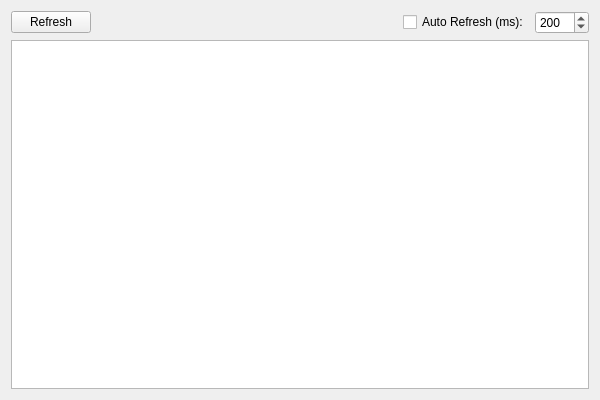
<?xml version="1.0" encoding="UTF-8"?>
<ui version="4.0">
 <class>MonitoringTabClass</class>
 <widget class="QWidget" name="MonitoringTabClass">
  <property name="geometry">
   <rect>
    <x>0</x>
    <y>0</y>
    <width>600</width>
    <height>400</height>
   </rect>
  </property>
  <property name="windowTitle">
   <string>MonitoringTab</string>
  </property>
  <layout class="QVBoxLayout" name="verticalLayout">
   <item>
    <layout class="QHBoxLayout" name="horizontalLayout">
     <item>
      <widget class="QPushButton" name="pushButton">
       <property name="text">
        <string>Refresh</string>
       </property>
      </widget>
     </item>
     <item>
      <spacer name="horizontalSpacer">
       <property name="orientation">
        <enum>Qt::Orientation::Horizontal</enum>
       </property>
       <property name="sizeHint" stdset="0">
        <size>
         <width>40</width>
         <height>20</height>
        </size>
       </property>
      </spacer>
     </item>
     <item>
      <widget class="QCheckBox" name="checkBox">
       <property name="text">
        <string>Auto Refresh (ms):</string>
       </property>
      </widget>
     </item>
     <item>
      <widget class="QSpinBox" name="spinBox">
       <property name="minimum">
        <number>10</number>
       </property>
       <property name="maximum">
        <number>1000</number>
       </property>
       <property name="value">
        <number>200</number>
       </property>
      </widget>
     </item>
    </layout>
   </item>
   <item>
    <widget class="QTableView" name="tableView"/>
   </item>
  </layout>
 </widget>
 <layoutdefault spacing="6" margin="11"/>
 <resources/>
 <connections/>
</ui>
